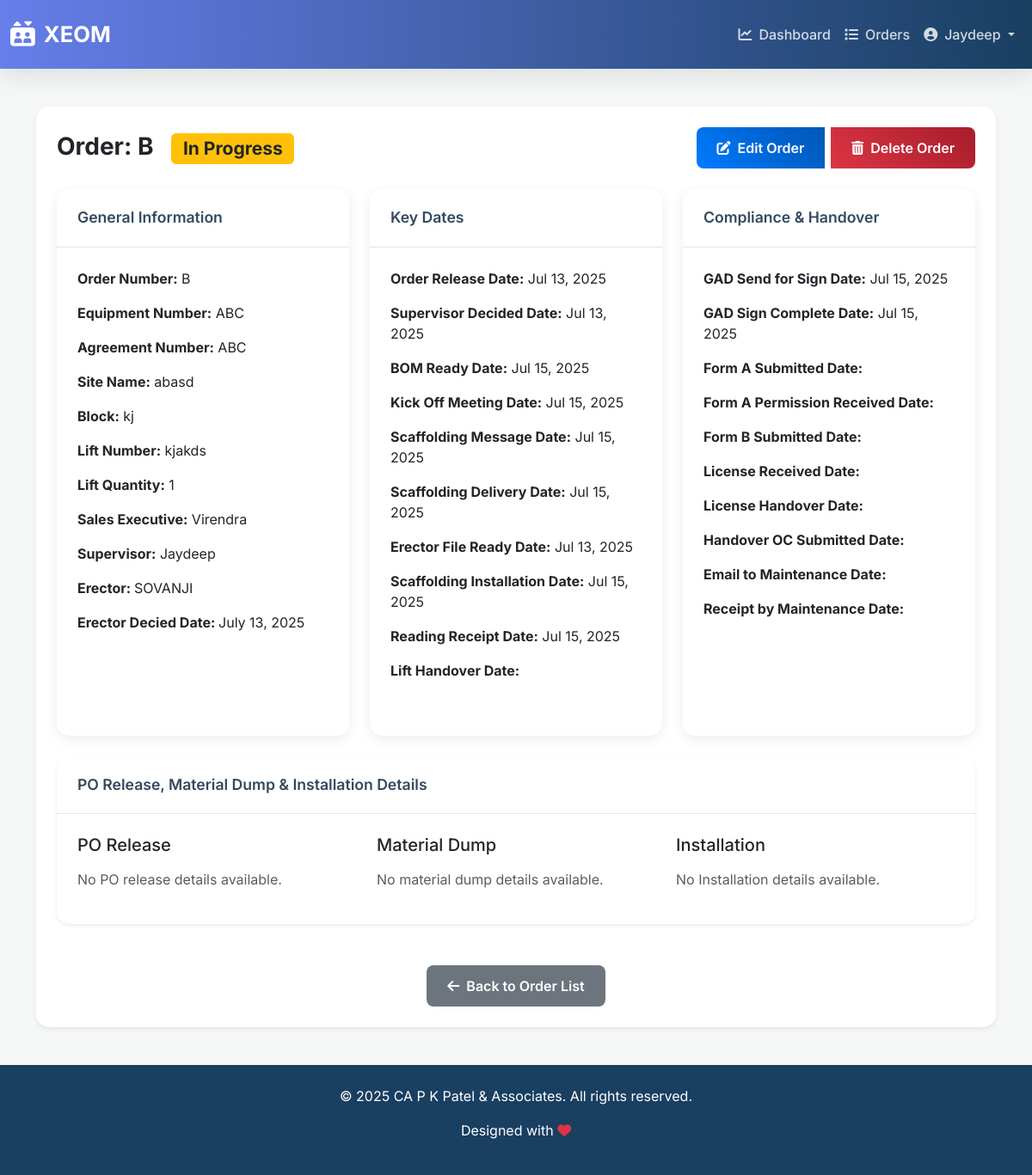
Before: /xeom/B/ (signed in) with the older database file.
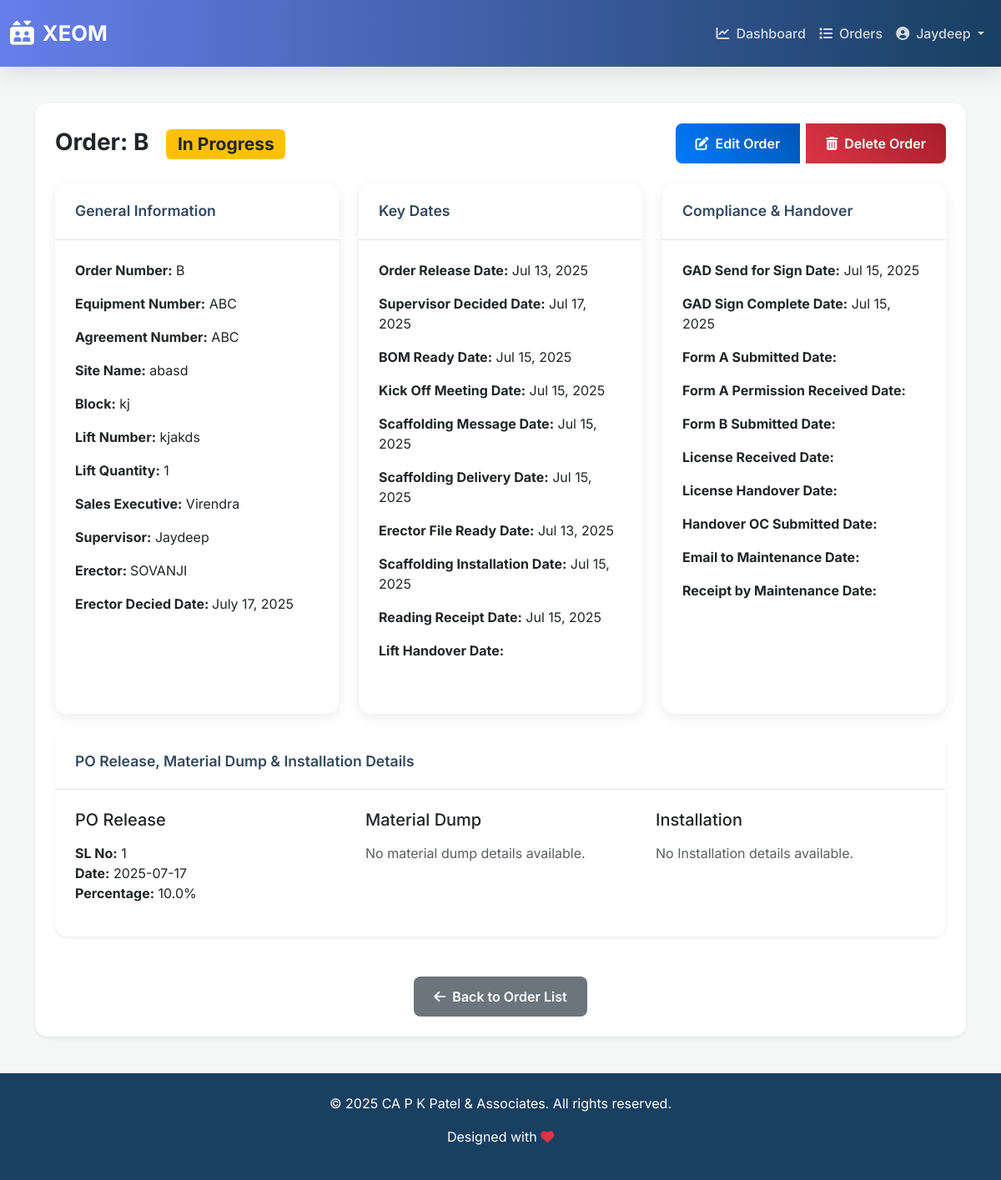
After: the same page with the newer database file.
### Xeom/models.py (models this page shows, shortened)
class order(models.Model):
    order_number = models.CharField(max_length=100, primary_key=True, verbose_name="Order Number")
    equipment_number = models.CharField(max_length=100, verbose_name="Equipment Number")
    agreement_number = models.CharField(max_length=100, verbose_name="Agreement Number")
    site_name = models.CharField(max_length=100, verbose_name="Site Name")
    block = models.CharField(max_length=100, verbose_name="Block")
    lift_number = models.CharField(max_length=100, verbose_name="Lift Number")
    lift_quantity = models.IntegerField(verbose_name="Lift Quantity")
    sales_executive = models.ForeignKey(User, on_delete=models.CASCADE, verbose_name="Sales Executive")
    order_release = models.DateField(verbose_name="Order Release Date", blank=True,null=True)
    supervisor_decided = models.DateField(verbose_name="Supervisor Decided Date",blank=True,null=True)
    supervisor = models.ForeignKey(User, on_delete=models.CASCADE, related_name='supervisor', verbose_name="Supervisor",blank=True,null=True)
    bom_ready = models.DateField(verbose_name="BOM Ready Date",blank=True,null=True)
    gad_send_for_sign = models.DateField(verbose_name="GAD Send for Sign Date",blank=True,null=True)
    kick_off_meeting = models.DateField(verbose_name="Kick Off Meeting Date",blank=True,null=True)
    scaffolding_message = models.DateField(verbose_name="Scaffolding Message Date",blank=True,null=True)
    scaffolding_delivery = models.DateField(verbose_name="Scaffolding Delivery Date",blank=True,null=True)
    erector = models.CharField(max_length=100, verbose_name="Erector Name", choices=[('SOVANJI','SOVANJI'),('PRAVINBHAI','PRAVINBHAI'),('ROSHANBHAI','ROSHANBHAI'),('BHAVESHBHAI','BHAVESHBHAI'),('JATINBHAI','JATINBHAI'),('DIPAKBHAI','DIPAKBHAI'),('KIRANBHAI','KIRANBHAI'),('MUNAVARBHAI','MUNAVARBHAI'),('KAUSHIKBHAI','KAUSHIKBHAI'),('RAJU','RAJU'),('ASHOKBHAI','ASHOKBHAI'),('OM PRAKASH','OM PRAKASH')],blank=True, null=True)
    erector_decided = models.DateField(verbose_name="Erector Decided Date",blank=True,null=True)
    erector_file_ready = models.DateField(verbose_name="Erector File Ready Date",blank=True,null=True)
    scaffolding_installation = models.DateField(verbose_name="Scaffolding Installation Date",blank=True,null=True)
    reading_receipt = models.DateField(verbose_name="Reading Receipt Date",blank=True,null=True)
    po_release = models.JSONField(verbose_name="PO Release", default=dict,blank=True,null=True)
    material_dump = models.JSONField(verbose_name="Material Dump", default=dict,blank=True,null=True)
    installation = models.JSONField(verbose_name="Installation Date", default=dict,blank=True,null=True)
    lift_handover = models.DateField(verbose_name="Lift Handover Date",blank=True,null=True)
    gad_sign_complete = models.DateField(verbose_name="GAD Sign Complete Date",blank=True,null=True)
    form_a_submitted = models.DateField(verbose_name="Form A Submitted Date",blank=True,null=True)
    form_a_permission_received = models.DateField(verbose_name="Form Permission Received Date",blank=True,null=True)
    form_b_submitted = models.DateField(verbose_name="Form B Submitted Date",blank=True,null=True)
    license_received = models.DateField(verbose_name="License Received Date",blank=True,null=True)
    license_handover = models.DateField(verbose_name="License Handover Date",blank=True,null=True)
    handover_oc_submitted = models.DateField(verbose_name="Handover OC Submitted Date",blank=True,null=True)
    email_to_maintenance = models.DateField(verbose_name="Email to Maintenance Date",blank=True,null=True)
    receipt_by_maintenance = models.DateField(verbose_name="Receipt by Maintenance Date",blank=True,null=True)
    status = models.CharField(max_length=100,verbose_name="Status", default="In Progress", choices=[('In Progress', 'In Progress'),('Completed', 'Completed'),])
    history = HistoricalRecords()

### Xeom/views.py (the view)
# urls.py: path('<str:order_number>/', views.OrderDetailView.as_view(), name='order_detail'),
class OrderDetailView(LoginRequiredMixin, DetailView):
    model = order
    template_name = 'order_detail.html'
    context_object_name = 'order'
    pk_url_kwarg = 'order_number'
    def get_object(self):
        return get_object_or_404(order, order_number=self.kwargs['order_number'])

### Xeom/templates/order_detail.html (shortened to what the changed rows need)
{% extends 'base.html' %}
{% load static %}
{% block content %}
<div class="container mt-4">
    <div class="card shadow-sm mb-4">
        <div class="card-body">
            <div class="d-flex justify-content-between align-items-center mb-4">
                <h1 class="h3 mb-0 text-gray-800"><strong> Order: {{ order.order_number }} &nbsp;</strong>
                    <span class="badge
                        {% if order.status == 'Completed' %}bg-success
                        {% elif order.status == 'In Progress' %}bg-warning text-dark
                        {% else %}bg-secondary{% endif %}">
                         {{ order.status }}
                    </span>
                </h1>
            </div>
            <div class="row g-4 mb-4">
                <div class="col-md-6 col-lg-4">
                    <div class="card h-100">
                        <div class="card-body">
                            <p><strong>Order Number:</strong> {{ order.order_number }}</p>
                            <p><strong>Equipment Number:</strong> {{ order.equipment_number }}</p>
                            <p><strong>Agreement Number:</strong> {{ order.agreement_number }}</p>
                            <p><strong>Site Name:</strong> {{ order.site_name }}</p>
                            <p><strong>Block:</strong> {{ order.block }}</p>
                            <p><strong>Lift Number:</strong> {{ order.lift_number }}</p>
                            <p><strong>Lift Quantity:</strong> {{ order.lift_quantity }}</p>
                            <p><strong>Sales Executive:</strong> {{ order.sales_executive.get_full_name|default:order.sales_executive.username }}</p>
                            <p><strong>Supervisor:</strong> {{ order.supervisor.get_full_name|default:order.supervisor|default:"" }}</p>
                            <p><strong>Erector: </strong> {{ order.erector|default:"" }}</p>
                            <p><strong>Erector Decied Date:  </strong> {{ order.erector_decided|default:"" }}</p>
                        </div>
                    </div>
                </div>
                <div class="col-md-6 col-lg-4">
                    <div class="card h-100">
                        <div class="card-body">
                            <p><strong>Order Release Date:</strong> {{ order.order_release|date:"M d, Y"|default:"" }}</p>
                            <p><strong>Supervisor Decided Date:</strong> {{ order.supervisor_decided|date:"M d, Y"|default:"" }}</p>
                            <p><strong>BOM Ready Date:</strong> {{ order.bom_ready|date:"M d, Y"|default:"" }}</p>
                            <p><strong>Kick Off Meeting Date:</strong> {{ order.kick_off_meeting|date:"M d, Y"|default:"" }}</p>
                            <p><strong>Scaffolding Message Date:</strong> {{ order.scaffolding_message|date:"M d, Y"|default:"" }}</p>
                            <p><strong>Scaffolding Delivery Date:</strong> {{ order.scaffolding_delivery|date:"M d, Y"|default:"" }}</p>
                            <p><strong>Erector File Ready Date:</strong> {{ order.erector_file_ready|date:"M d, Y"|default:"" }}</p>
                            <p><strong>Scaffolding Installation Date:</strong> {{ order.scaffolding_installation|date:"M d, Y"|default:"" }}</p>
                            <p><strong>Reading Receipt Date:</strong> {{ order.reading_receipt|date:"M d, Y"|default:"" }}</p>
                            <p><strong>Lift Handover Date:</strong> {{ order.lift_handover|date:"M d, Y"|default:"" }}</p>
                        </div>
                    </div>
                </div>
                <div class="col-md-6 col-lg-4">
                    <div class="card h-100">
                        <div class="card-body">
                            <p><strong>GAD Send for Sign Date:</strong> {{ order.gad_send_for_sign|date:"M d, Y"|default:"" }}</p>
                            <p><strong>GAD Sign Complete Date:</strong> {{ order.gad_sign_complete|date:"M d, Y"|default:"" }}</p>
                            <p><strong>Form A Submitted Date:</strong> {{ order.form_a_submitted|date:"M d, Y"|default:"" }}</p>
                            <p><strong>Form A Permission Received Date:</strong> {{ order.form_a_permission_received|date:"M d, Y"|default:"" }}</p>
                            <p><strong>Form B Submitted Date:</strong> {{ order.form_b_submitted|date:"M d, Y"|default:"" }}</p>
                            <p><strong>License Received Date:</strong> {{ order.license_received|date:"M d, Y"|default:"" }}</p>
                            <p><strong>License Handover Date:</strong> {{ order.license_handover|date:"M d, Y"|default:"" }}</p>
                            <p><strong>Handover OC Submitted Date:</strong> {{ order.handover_oc_submitted|date:"M d, Y"|default:"" }}</p>
                            <p><strong>Email to Maintenance Date:</strong> {{ order.email_to_maintenance|date:"M d, Y"|default:"" }}</p>
                            <p><strong>Receipt by Maintenance Date:</strong> {{ order.receipt_by_maintenance|date:"M d, Y"|default:"" }}</p>
                        </div>
                    </div>
                </div>
                <div class="col-12">
                    <div class="card shadow-sm">
                        <div class="card-body">
                            <div class="row g-4">
                                <div class="col-md-4">
                                    <h3 class="h5 mb-3 text-gray-700">PO Release</h3>
                                    {% if order.po_release %}
                                        <ul class="list-unstyled">
                                            {% for item in order.po_release %}
                                                <li>
                                                    <strong>SL No:</strong> {{ item.sl_no|default:"" }}<br>
                                                    <strong>Date:</strong> {{ item.date|default:"" }}<br>
                                                    <strong>Percentage:</strong> {{ item.percentage|default:"" }}{% if item.percentage is not None %}%{% endif %}
                                                </li>
                                            {% endfor %}
                                        </ul>
                                    {% else %}
                                        <p class="text-muted">No PO release details available.</p>
                                    {% endif %}
                                </div>
                            </div>
                        </div>
                    </div>
                </div>
            </div>
        </div>
    </div>
</div>
{% endblock %}

Changed rows visible on the page:
changed order "In Progress": erector_decided "July 13, 2025" → "July 17, 2025"; supervisor_decided "Jul 13, 2025" → "Jul 17, 2025"
Other visible differences:
new list line: "SL No: 1 Date: 2025-07-17 Percentage: 10.0 %"
text no longer shown: "No PO release details available."
